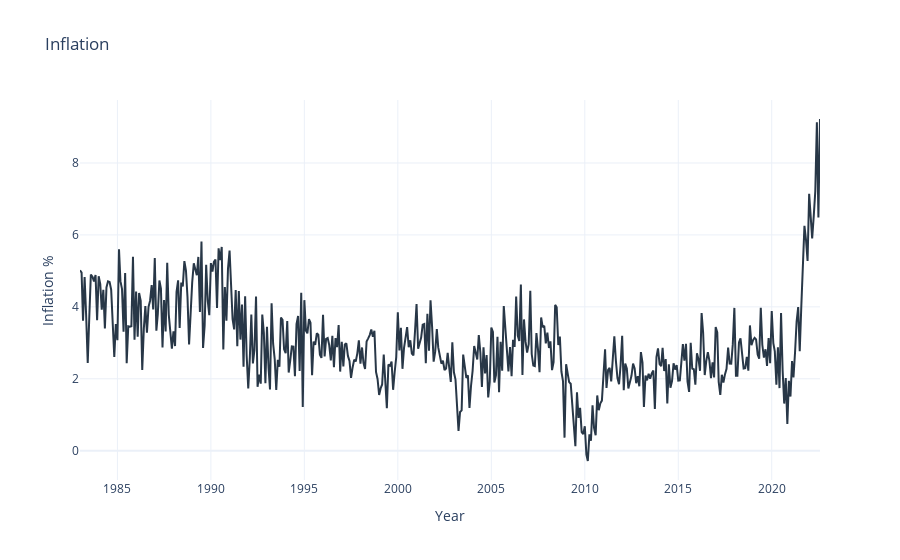

The notebook cell saved with this chart:
### Code cell
figCPI= px.line(CPI, x='Date', y='Inflation', title='Inflation', 
    color_discrete_sequence=['#283747'], template= 'plotly_white',
    labels={'Inflation':'Inflation %', 'Date': 'Year'})
    
figCPI.show()

### Figure 1 — Plotly figure (JSON) as saved in the notebook; plotly's stock layout.template omitted (floating-point values rounded to 4 significant figures; data arrays with more than 128 entries replaced by an {"elided": "..."} marker saying what was removed)
{"data": [{"hovertemplate": "Year=%{x}<br>Inflation %=%{y}<extra></extra>", "legendgroup": "", "line": {"color": "#283747", "dash": "solid"}, "marker": {"symbol": "circle"}, "mode": "lines", "name": "", "orientation": "v", "showlegend": false, "type": "scatter", "x": {"elided": "476 str values"}, "xaxis": "x", "y": {"elided": "476 float values"}, "yaxis": "y"}], "layout": {"legend": {"tracegroupgap": 0}, "title": {"text": "Inflation"}, "xaxis": {"anchor": "y", "domain": [0, 1], "title": {"text": "Year"}}, "yaxis": {"anchor": "x", "domain": [0, 1], "title": {"text": "Inflation %"}}}}
